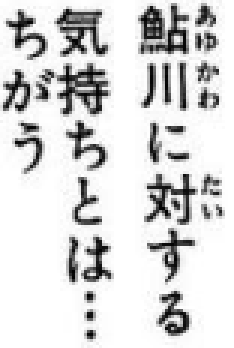
#> input picture croppedImage.png, 78 x 116 px (shown 3 times larger)
$ python example.py
#> lines starting #> are read from the running program, lines starting #| are printed output that depends on the picture; after the words box and inside, x2 and y2 are one past the last pixel; in counts of white or black regions, pixels touching at a corner belong together
### removeFurigana.py
import cv2
import numpy as np

def saveResultImage(imagePath, resultImagePath="result.png"):
    # rotate image to so opencv can read column pixels as row pixels
    # binarize image so there are only 0, 255 (white) values
#> called with imagePath = 'croppedImage.png', resultImagePath = 'result.png'
    originalImage = cv2.imread(imagePath,0)
#> originalImage is the input picture: shape (116, 78); min 0, max 255, mean 216.7
    imageFlip = cv2.rotate(originalImage, cv2.ROTATE_90_COUNTERCLOCKWISE)
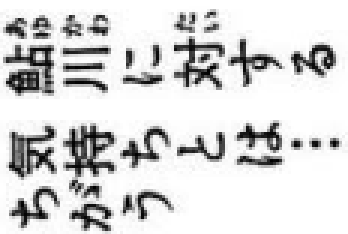
#> imageFlip: shape (78, 116) (shown 3 times larger); min 0, max 255, mean 216.7
    ret, binarizedImage = cv2.threshold(imageFlip,127,255,cv2.THRESH_BINARY)
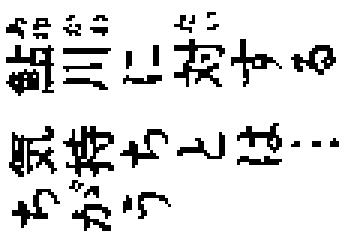
#> binarizedImage: shape (78, 116) (shown 3 times larger); 86% white; black in thin lines or dots, all inside (x1, y1, x2, y2) = (2, 4, 113, 77)

    # get listOfPixelRows in the form of ["nonText", "text"] for easy filtering
    resultImage = []
    listOfPixelRows = []

    # if non text row, then row either has no black pixel or only one
    def checkIfNonText(row):
        return (row == 0).sum() < 5

    for row in binarizedImage:
        if (checkIfNonText(row)):
            listOfPixelRows.append("nonText")
            resultImage.append([155 for color in row])
        else:
            listOfPixelRows.append("text")
            resultImage.append(row)
#> this loop made 78 passes
#> after the loop, listOfPixelRows = 78 items, first 6: 'nonText', 'nonText', 'nonText', 'nonText', 'nonText', 'text'; resultImage = 78 items

    # cv2.imwrite("test.png", np.array(resultImage))

    # group non text and text columns into separate groups with listOfBlocks. For example: [ ["nonText", "nonText"], ["text", ]
    listOfBlocks = []
    nontextBlock = []
    textBlock = []

    for index, block in enumerate(listOfPixelRows):
        if (block == "nonText"):
            if (textBlock != []):
                listOfBlocks.append(textBlock)
            textBlock = []
            nontextBlock.append(block)
            if (index == len(listOfPixelRows)-1):
                listOfBlocks.append(nontextBlock)
        else:
            if (nontextBlock != []):
                listOfBlocks.append(nontextBlock)
            nontextBlock = []
            textBlock.append(block)
            if (index == len(listOfPixelRows)-1):
                listOfBlocks.append(textBlock)
#> this loop made 78 passes
#> block on passes 1 to 12: 'nonText', 'nonText', 'nonText', 'nonText', 'nonText', 'text', 'text', 'text', 'text', 'text', 'text', 'text'
#> after the loop, listOfBlocks = 9 items


    # convert block from list to object and add properties to each block for further processing
    listOFilteredBlocks = []

    startingIndex = 0
    for index, block in enumerate(listOfBlocks):
        if (block[0] == "text"):
            listOFilteredBlocks.append({"isTextBlockOrNot": True, "value": block, "blockHeight": len(block), "blockIndex": index, "heightY1start": startingIndex, "heightY2end": startingIndex+len(block)-1})
        else:
            listOFilteredBlocks.append({"isTextBlockOrNot": False, "value": block, "blockHeight": len(block), "blockIndex": index, "heightY1start": startingIndex, "heightY2end": startingIndex+len(block)-1})
        startingIndex = startingIndex + len(block)
#> this loop made 9 passes
#> (block, startingIndex) on passes 1, 2, 3, 7, 9: (['nonText', 'nonText', 'nonText', 'nonText', 'nonText'], 5), (['text', 'text', 'text', 'text', 'text', 'text', 'text'], 12), (['nonText', 'nonText', 'nonText'], 15), (['nonText', 'nonText', 'nonText', 'nonText'], 62), (['nonText', 'nonText'], 78)
#> startingIndex on passes 4, 5, 6, 8: 31, 42, 58, 76
#> after the loop, listOFilteredBlocks = 9 items; startingIndex = 78


    # get the height of the biggest text block
    listOfTextBoxHeight = [block["blockHeight"] for block in listOFilteredBlocks if block["isTextBlockOrNot"] == True]
#> listOfTextBoxHeight = [7, 16, 16, 14]
    heightOfTheBiggestTextBlock = max(listOfTextBoxHeight)
#> heightOfTheBiggestTextBlock = 16

    # get only furigana blocks if block is less than or equal to half of biggest block's height
    listOfFuriganaBlocks = [block for block in listOFilteredBlocks if (block["isTextBlockOrNot"] == True and block["blockHeight"] <= heightOfTheBiggestTextBlock/2)]
#> listOfFuriganaBlocks = 1 item

    # remove furigana block from a copy of the rotated orignal image
    copyOfImageFlip = imageFlip
    for furiganaBlock in listOfFuriganaBlocks:
        copyOfImageFlip[furiganaBlock["heightY1start"]-2:furiganaBlock["heightY2end"]+2] = 255
#> this loop made 1 pass
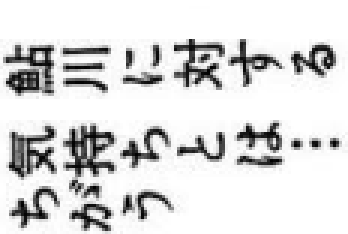
#> copyOfImageFlip: shape (78, 116) (shown 3 times larger); 8.26% of pixels changed, all inside (x1, y1, x2, y2) = (0, 3, 116, 13)

    # cv2.imwrite("images/mask.png", np.array(copyOfImageFlip))

    # rotate image back to normal
    imageRotatedToOriginal = cv2.rotate(copyOfImageFlip, cv2.ROTATE_90_CLOCKWISE)
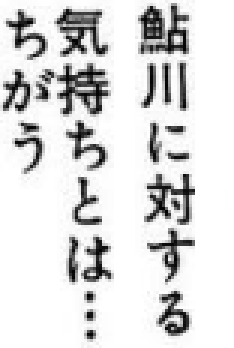
#> imageRotatedToOriginal: shape (116, 78) (shown 3 times larger); min 0, max 255, mean 220.4
    cv2.imwrite(resultImagePath, imageRotatedToOriginal)

saveResultImage("croppedImage.png")

### example.py
import removeFurigana

removeFurigana.saveResultImage("croppedImage.png", "result.png")
#> the loop in saveResultImage (call 2), `for row in binarizedImage:` made 78 passes
#> the loop in saveResultImage (call 2), `for index, block in enumerate(listOfPixelRows):` made 78 passes
#> the loop in saveResultImage (call 2), `for index, block in enumerate(listOfBlocks):` made 9 passes
#> the loop in saveResultImage (call 2), `for furiganaBlock in listOfFuriganaBlocks:` made 1 pass
